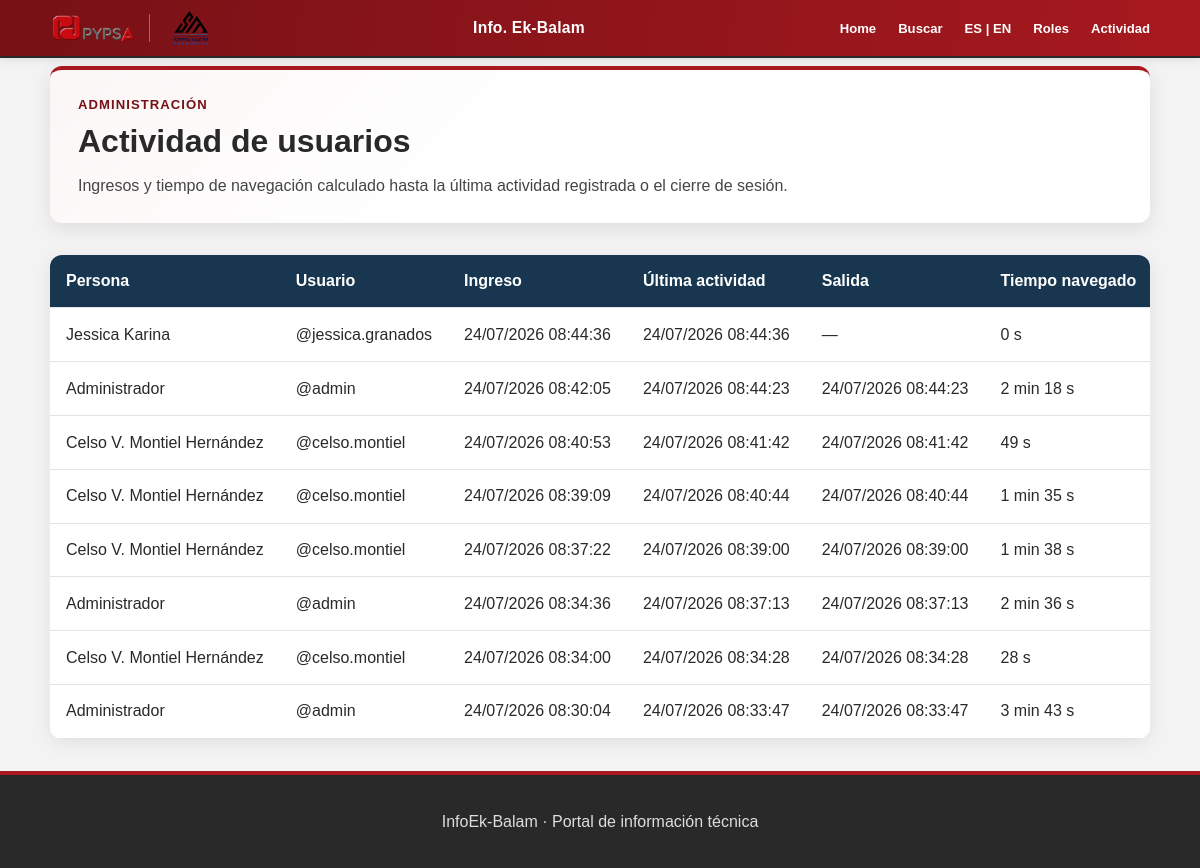
The page /administracion/actividad (signed in) on the database its author committed.
### models.py (models this page shows, shortened)
class SesionNavegacion(db.Model):
    __tablename__ = "sesiones_navegacion"
    __table_args__ = (
        db.Index(
            "ix_sesiones_navegacion_usuario_ingreso",
            "usuario_id",
            "fecha_ingreso",
        ),
    )
    id = db.Column(db.Integer, primary_key=True)
    usuario_id = db.Column(
        db.Integer,
        db.ForeignKey("usuarios.id"),
        nullable=False,
    )
    fecha_ingreso = db.Column(db.DateTime, nullable=False, default=datetime.utcnow)
    ultima_actividad = db.Column(db.DateTime, nullable=False, default=datetime.utcnow)
    fecha_salida = db.Column(db.DateTime, nullable=True)
    usuario = db.relationship("Usuario", back_populates="sesiones_navegacion")
    @property
    def duracion_segundos(self):
        fin = self.fecha_salida or self.ultima_actividad
        return max(0, int((fin - self.fecha_ingreso).total_seconds()))

class Usuario(UserMixin, db.Model):
    __tablename__ = "usuarios"
    id = db.Column(
        db.Integer,
        primary_key=True
    )
    username = db.Column(
        db.String(50),
        unique=True,
        nullable=False
    )
    nombre = db.Column(
        db.String(100),
        nullable=False
    )
    password_hash = db.Column(
        db.String(255),
        nullable=False
    )
    activo = db.Column(
        db.Boolean,
        default=True,
        nullable=False
    )
    roles = db.relationship(
        "Rol",
        secondary=usuarios_roles,
        lazy="selectin",
        backref=db.backref("usuarios", lazy="selectin"),
    )
    sesiones_navegacion = db.relationship(
        "SesionNavegacion",
        back_populates="usuario",
        lazy="dynamic",
    )
    def tiene_permiso(self, codigo):
        return any(
            permiso.codigo == codigo
            for rol in self.roles
            for permiso in rol.permisos
        )
    @property
    def is_active(self):
        return self.activo

### app.py (the view)
@app.route("/administracion/actividad")
@permiso_requerido("usuarios.administrar")
def actividad_usuarios():
    pagina = max(request.args.get("pagina", 1, type=int), 1)
    paginacion = (
        SesionNavegacion.query
        .join(Usuario)
        .order_by(SesionNavegacion.fecha_ingreso.desc())
        .paginate(page=pagina, per_page=50, error_out=False)
    )
    return render_template(
        "actividad_usuarios.html",
        paginacion=paginacion,
        sesiones=paginacion.items,
    )

### app.py (called while the page is built)
@app.template_filter("fecha_local")
def fecha_local(fecha):
    if fecha is None:
        return "—"
    fecha_utc = fecha.replace(tzinfo=timezone.utc)
    return fecha_utc.astimezone(
        timezone(timedelta(hours=-6))
    ).strftime("%d/%m/%Y %H:%M:%S")

@app.template_filter("duracion_legible")
def duracion_legible(segundos):
    horas, resto = divmod(int(segundos), 3600)
    minutos, segundos = divmod(resto, 60)
    if horas:
        return f"{horas} h {minutos} min {segundos} s"
    if minutos:
        return f"{minutos} min {segundos} s"
    return f"{segundos} s"

@login_manager.user_loader
def cargar_usuario(usuario_id):
    return db.session.get(
        Usuario,
        int(usuario_id)
    )

def permiso_requerido(codigo):
    def decorador(vista):
        @wraps(vista)
        @login_required
        def vista_protegida(*args, **kwargs):
            if not current_user.tiene_permiso(codigo):
                abort(403)
            return vista(*args, **kwargs)
        return vista_protegida
    return decorador

@app.before_request
def registrar_actividad_usuario():
    if not current_user.is_authenticated:
        return
    registro_id = session.get("registro_acceso_id")
    if not registro_id:
        return
    ahora_epoch = time.time()
    ultima_actualizacion = session.get("registro_actividad_epoch", 0)
    if ahora_epoch - ultima_actualizacion < 60:
        return
    registro = db.session.get(SesionNavegacion, registro_id)
    if registro and registro.usuario_id == current_user.id and not registro.fecha_salida:
        registro.ultima_actividad = datetime.utcnow()
        db.session.commit()
        session["registro_actividad_epoch"] = ahora_epoch

### templates/actividad_usuarios.html (shortened to what this page needs)
{% extends "base.html" %}
{% block content %}
<section class="portal-bienvenida">
    <div>
        <p class="etiqueta">ADMINISTRACIÓN</p>
        <h2>Actividad de usuarios</h2>
        <p>
            Ingresos y tiempo de navegación calculado hasta la última
            actividad registrada o el cierre de sesión.
        </p>
    </div>
</section>
<section class="tabla-actividad-contenedor">
    <table class="tabla-actividad">
        <thead>
            <tr>
                <th>Persona</th>
                <th>Usuario</th>
                <th>Ingreso</th>
                <th>Última actividad</th>
                <th>Salida</th>
                <th>Tiempo navegado</th>
            </tr>
        </thead>
        <tbody>
            {% for registro in sesiones %}
            <tr>
                <td>{{ registro.usuario.nombre }}</td>
                <td>@{{ registro.usuario.username }}</td>
                <td>{{ registro.fecha_ingreso|fecha_local }}</td>
                <td>{{ registro.ultima_actividad|fecha_local }}</td>
                <td>{{ registro.fecha_salida|fecha_local }}</td>
                <td>{{ registro.duracion_segundos|duracion_legible }}</td>
            </tr>
            {% else %}
            <tr>
                <td colspan="7">Todavía no hay ingresos registrados.</td>
            </tr>
            {% endfor %}
        </tbody>
    </table>
</section>
{% endblock %}

### static/css/styles.css (style rules this page uses)
:root { --rojo-principal: #a7191f; --rojo-oscuro: #761116; --rojo-hover: #8b151a; --rojo-claro: #f6e8e9; --gris-oscuro: #292929; --gris-medio: #606060; --gris-suave: #d7d7d7; --gris-claro: #f3f3f3; --blanco: #ffffff; --sombra: rgb(0 0 0 / 9%); }
* { box-sizing: border-box; }
html { min-height: 100%; scroll-behavior: smooth; }
body { min-height: 100vh; margin: 0; display: flex; flex-direction: column; font-family: Arial, Helvetica, sans-serif; line-height: 1.6; color: var(--gris-oscuro); background-color: var(--gris-claro); }
.portal-bienvenida { display: flex; align-items: center; justify-content: space-between; gap: 24px; margin-bottom: 24px; padding: 24px 28px; background: linear-gradient(135deg, rgb(167 25 31 / 4%), transparent 42%), white; border-top: 4px solid var(--rojo-principal); border-radius: 12px; box-shadow: 0 6px 20px rgb(0 0 0 / 9%); }
.portal-bienvenida h2 { margin: 6px 0 12px; font-size: 2rem; line-height: 1.25; }
.portal-bienvenida .etiqueta { margin: 0; color: var(--rojo-oscuro); font-size: 0.82rem; font-weight: 700; letter-spacing: 0.08em; }
.portal-bienvenida h2 + p { margin: 0; color: #454545; }
.tarjeta, .portal-bienvenida, .indicador, .tarjeta-contenido, .contenido-documental, .pagina-busqueda { background-color: var(--blanco); box-shadow: 0 4px 14px var(--sombra); }
.portal-bienvenida { box-shadow: 0 6px 20px rgb(0 0 0 / 9%); }
.tabla-actividad-contenedor { margin: 2rem 0; overflow-x: auto; background: #fff; border-radius: 12px; box-shadow: 0 4px 18px rgba(0, 0, 0, 0.08); }
.tabla-actividad { width: 100%; border-collapse: collapse; }
.tabla-actividad th, .tabla-actividad td { padding: 0.85rem 1rem; text-align: left; white-space: nowrap; border-bottom: 1px solid #e1e5e8; }
.tabla-actividad th { color: #fff; background: #18364f; }

### rows shown on the page
SesionNavegacion: usuario.nombre "Jessica Karina", usuario.username "jessica.granados", fecha_ingreso|fecha_local "24/07/2026 08:44:36", ultima_actividad|fecha_local "24/07/2026 08:44:36", fecha_salida|fecha_local "—", duracion_segundos|duracion_legible "0 s"
SesionNavegacion: usuario.nombre "Administrador", usuario.username "admin", fecha_ingreso|fecha_local "24/07/2026 08:42:05", ultima_actividad|fecha_local "24/07/2026 08:44:23", fecha_salida|fecha_local "24/07/2026 08:44:23", duracion_segundos|duracion_legible "2 min 18 s"
SesionNavegacion: usuario.nombre "Celso V. Montiel Hernández", usuario.username "celso.montiel", fecha_ingreso|fecha_local "24/07/2026 08:40:53", ultima_actividad|fecha_local "24/07/2026 08:41:42", fecha_salida|fecha_local "24/07/2026 08:41:42", duracion_segundos|duracion_legible "49 s"
SesionNavegacion: usuario.nombre "Celso V. Montiel Hernández", usuario.username "celso.montiel", fecha_ingreso|fecha_local "24/07/2026 08:39:09", ultima_actividad|fecha_local "24/07/2026 08:40:44", fecha_salida|fecha_local "24/07/2026 08:40:44", duracion_segundos|duracion_legible "1 min 35 s"
SesionNavegacion: usuario.nombre "Celso V. Montiel Hernández", usuario.username "celso.montiel", fecha_ingreso|fecha_local "24/07/2026 08:37:22", ultima_actividad|fecha_local "24/07/2026 08:39:00", fecha_salida|fecha_local "24/07/2026 08:39:00", duracion_segundos|duracion_legible "1 min 38 s"
SesionNavegacion: usuario.nombre "Administrador", usuario.username "admin", fecha_ingreso|fecha_local "24/07/2026 08:34:36", ultima_actividad|fecha_local "24/07/2026 08:37:13", fecha_salida|fecha_local "24/07/2026 08:37:13", duracion_segundos|duracion_legible "2 min 36 s"
SesionNavegacion: usuario.nombre "Celso V. Montiel Hernández", usuario.username "celso.montiel", fecha_ingreso|fecha_local "24/07/2026 08:34:00", ultima_actividad|fecha_local "24/07/2026 08:34:28", fecha_salida|fecha_local "24/07/2026 08:34:28", duracion_segundos|duracion_legible "28 s"
SesionNavegacion: usuario.nombre "Administrador", usuario.username "admin", fecha_ingreso|fecha_local "24/07/2026 08:30:04", ultima_actividad|fecha_local "24/07/2026 08:33:47", fecha_salida|fecha_local "24/07/2026 08:33:47", duracion_segundos|duracion_legible "3 min 43 s"
